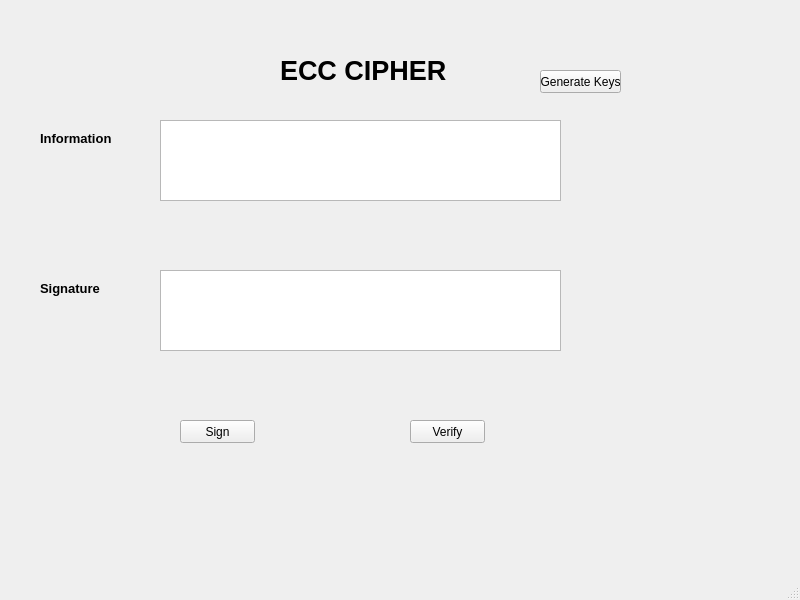
<?xml version="1.0" encoding="UTF-8"?>
<ui version="4.0">
 <class>MainWindow</class>
 <widget class="QMainWindow" name="MainWindow">
  <property name="geometry">
   <rect>
    <x>0</x>
    <y>0</y>
    <width>800</width>
    <height>600</height>
   </rect>
  </property>
  <property name="windowTitle">
   <string>MainWindow</string>
  </property>
  <widget class="QWidget" name="centralwidget">
   <widget class="QLabel" name="label">
    <property name="geometry">
     <rect>
      <x>280</x>
      <y>50</y>
      <width>181</width>
      <height>41</height>
     </rect>
    </property>
    <property name="font">
     <font>
      <pointsize>20</pointsize>
      <weight>75</weight>
      <bold>true</bold>
     </font>
    </property>
    <property name="text">
     <string>ECC CIPHER</string>
    </property>
   </widget>
   <widget class="QLabel" name="label_2">
    <property name="geometry">
     <rect>
      <x>40</x>
      <y>130</y>
      <width>91</width>
      <height>16</height>
     </rect>
    </property>
    <property name="font">
     <font>
      <pointsize>10</pointsize>
      <weight>75</weight>
      <bold>true</bold>
     </font>
    </property>
    <property name="text">
     <string>Information</string>
    </property>
   </widget>
   <widget class="QLabel" name="label_3">
    <property name="geometry">
     <rect>
      <x>40</x>
      <y>280</y>
      <width>81</width>
      <height>16</height>
     </rect>
    </property>
    <property name="font">
     <font>
      <pointsize>10</pointsize>
      <weight>75</weight>
      <bold>true</bold>
     </font>
    </property>
    <property name="text">
     <string>Signature</string>
    </property>
   </widget>
   <widget class="QTextEdit" name="txtinf">
    <property name="geometry">
     <rect>
      <x>160</x>
      <y>120</y>
      <width>401</width>
      <height>81</height>
     </rect>
    </property>
   </widget>
   <widget class="QTextEdit" name="txtsign">
    <property name="geometry">
     <rect>
      <x>160</x>
      <y>270</y>
      <width>401</width>
      <height>81</height>
     </rect>
    </property>
   </widget>
   <widget class="QPushButton" name="btngen_keys">
    <property name="geometry">
     <rect>
      <x>540</x>
      <y>70</y>
      <width>81</width>
      <height>23</height>
     </rect>
    </property>
    <property name="text">
     <string>Generate Keys</string>
    </property>
   </widget>
   <widget class="QPushButton" name="btnsign">
    <property name="geometry">
     <rect>
      <x>180</x>
      <y>420</y>
      <width>75</width>
      <height>23</height>
     </rect>
    </property>
    <property name="text">
     <string>Sign</string>
    </property>
   </widget>
   <widget class="QPushButton" name="btnverify">
    <property name="geometry">
     <rect>
      <x>410</x>
      <y>420</y>
      <width>75</width>
      <height>23</height>
     </rect>
    </property>
    <property name="text">
     <string>Verify</string>
    </property>
   </widget>
  </widget>
  <widget class="QMenuBar" name="menubar">
   <property name="geometry">
    <rect>
     <x>0</x>
     <y>0</y>
     <width>800</width>
     <height>21</height>
    </rect>
   </property>
  </widget>
  <widget class="QStatusBar" name="statusbar"/>
 </widget>
 <resources/>
 <connections/>
</ui>
